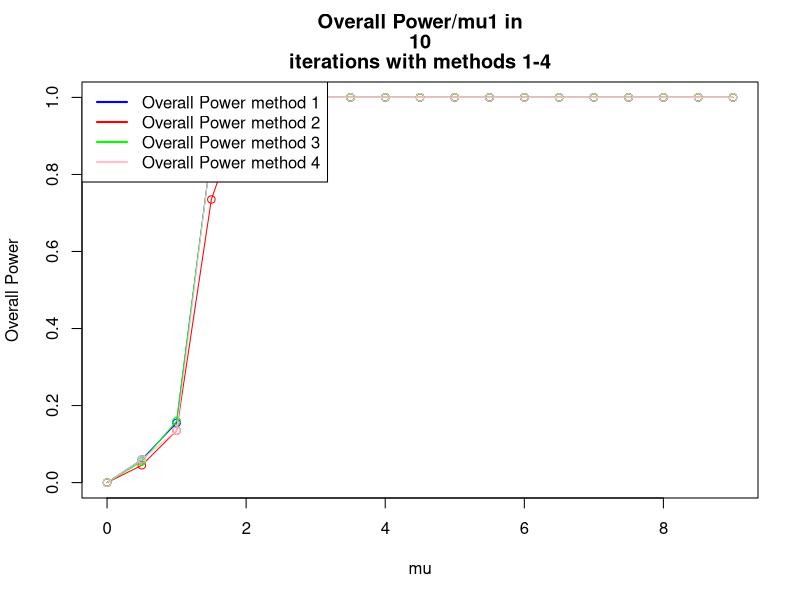
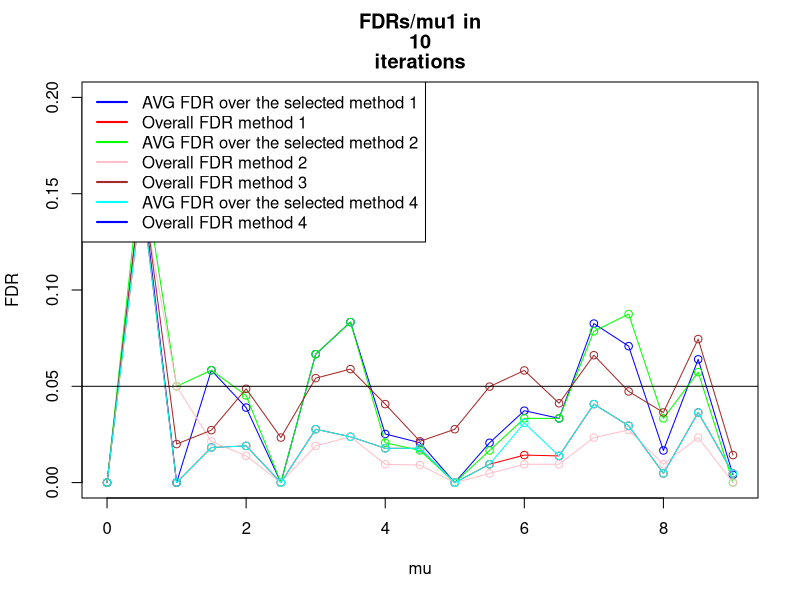
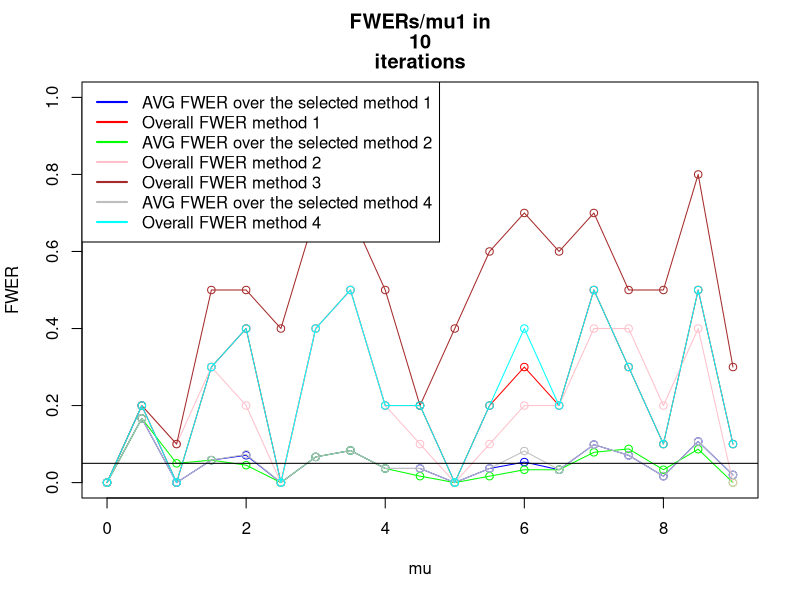
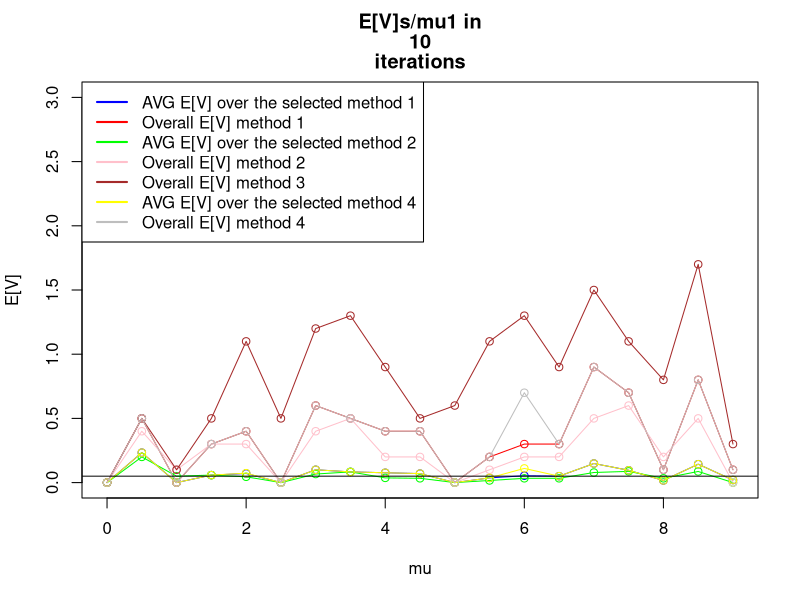
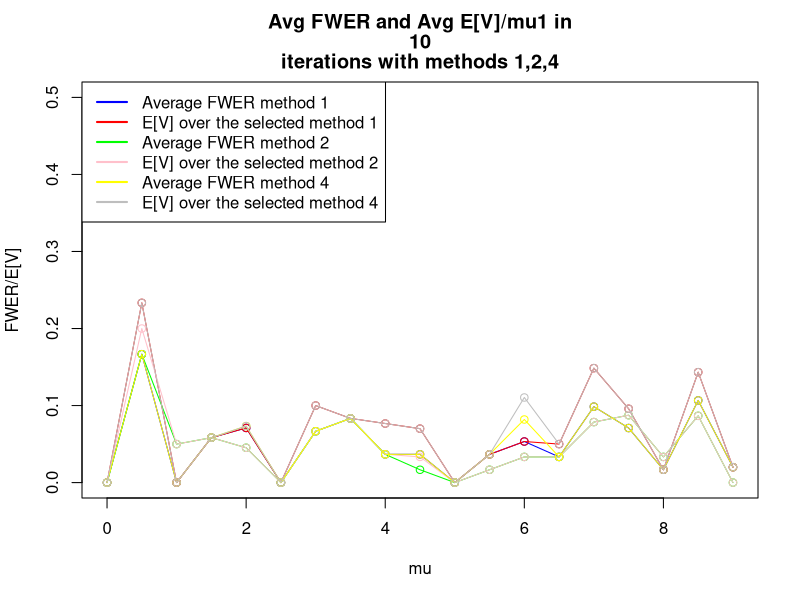

R code for these plots, in order:
iteration <- setClass ("iteration",
                       #Data structure that holds data regarding a certain iteration (=manipulation of random numbers)        
                       slots=c(xbars="numeric",
                               pvals="numeric",
                               refVec="logical",
                               numOfTrues="numeric",
                               truesMu1="numeric",
                               falsesMu1="numeric",
                               size="numeric",
                               proceduresApplied= "list"
                       )
)
procedure <- setClass ("procedure",
                       #a data structure holding the results of certain procedure applied to an iteration
                       
                       slots=c(procedureName="function",
                               rejects="list",
                               fr="numeric",
                               power="numeric",
                               fdr="numeric",
                               fwer="numeric"
                       )
)

calcSimesPVals<- function (PVals){
  min(p.adjust(PVals, method="BH"))
}

calcPower<-function (rejectsLength, falseRejections, size,numOfFalseH0sInRef,details=FALSE){
  #returns num of  true rejections divided by the number of planned rejections
  if (details==TRUE){
    print ("POWER CALC:")
    print (c("rejects:", rejectsLength))
    print (c("fr:", falseRejections))
    print (c("size:", size))
    print (c("numOfFalseH0sInRef:", numOfFalseH0sInRef))
    print (c("Power",(rejectsLength-falseRejections)/(size-numOfFalseH0sInRef)))
  }
  return ((rejectsLength-falseRejections)/(size-numOfFalseH0sInRef))
}

calcFDR<- function (rejects,falseRejections){
  if (rejects$length==0) return (0)
  else 
    return (falseRejections/rejects$length)
}

calcFWER<- function (rejects, falseRejections){
  if (rejects$length==0)
    return (0)
  if (falseRejections>0) 
    return (1)
  if (falseRejections==0) 
    return (0)
}

countFalseRejections<-function (rejects , refVec){
  if (rejects$length==0){ #if there were no rejects at all
    return (0)
  }
  
  fr<-0 #false rejections counter
  for (i in 1:rejects$length){ # count num of false rejects
    #     print (refVec)
    if (refVec[rejects$ix[i]]==FALSE) { #if the rejection was false
      fr<-fr+1
    }
  }
  return (fr) 
}

SelectFamiliesBH<-function (familiesSimesPVals){
  #b<-p.adjust(familiesSimesPVals,method="BH")
  #return (which(b<0.05))
  #print ("SELECT: ")
  #print (Preject(familiesSimesPVals))
  #print ("BH SELECT")
  return (Preject(method="BH", pvals=familiesSimesPVals))
  
}  
#return Array of Selected Families and old ixs



rejectTukey <- function (xbars,S,groupSize,qStar){
  statistics=as.numeric(dist(xbars)/sqrt(S/groupSize))
  b<-which(statistics>=qStar)
  
  #   print (statistics)
  #   print ("Q*")
  #   print (qStar)
  #   print (list("length"=length(b), "ix"=b))
  return (list("length"=length(b), "ix"=b))
}

Preject <- function (method="BH", pvals=c(0), details=FALSE, alpha =0.05){
  a<-p.adjust(p=pvals,method=method)
  #   print (a)
  b<- which(a<alpha)
  return (list ("length"=length(b), "ix"=b))
}

calcTukeyPVal <-function(xbars,S,groupSize, numOfGroups){
  pval<- 1-ptukey(q=max(dist(xbars))/sqrt(S/groupSize), 
                  nmeans=numOfGroups ,df=numOfGroups * (groupSize-1))
  return (pval)
}

calcPairwisePVals <-function (xbars,S,groupSize, numOfGroups,i=1,details=FALSE){
  ##useful for method C phase 2
  pvals=2*(1-pt(q=dist(xbars)/sqrt(2*S[i]/groupSize),
                df= numOfGroups*(groupSize-1)))
  if (details==TRUE){
    print (c("PAIRWISE", pvals))
    print (as.numeric(pvals))
  }
  #   readline()
  return (as.numeric(pvals))
}

getRandomXBars <-function (size, numOfTrues, truesMu1=0, falsesMu1, sd=1){
  xbar<- rep(NA,size) #init xbar
  xbar[1:numOfTrues]<- (rnorm(n=numOfTrues,mean=truesMu1,sd=sd)) 
  #define the null first families
  xbar[(numOfTrues+1):size]<- (rnorm(n=size-numOfTrues,mean=falsesMu1,sd=sd)) 
  #define the non-null last families   
  #   print (xbar)
  #   readline()
  return (xbar)
}
setDesVector <-function (size, numOfZeros,mu=4){
  a<-rep(0,numOfZeros)
  b<-rep(mu,size-numOfZeros)
  return (c(a,b))
}

setRefVectorBig <-function(size, numOfZeros,mu){
  DesVector<-setDesVector(size,numOfZeros,mu)
  #   print ("DesVector:")
  #   print (DesVector)
  return (as.logical(dist(DesVector)))
}

# this method works only for numOfGroups=3, setRefVectorBig does this right for larger sizes
# setRefVector <- function (size, numOfTrues){
#   #initialize reference vector
#   refvec<-rep (NA,size)
#   refvec[1:numOfTrues]<- TRUE # these will be true discoveries
#   refvec[(numOfTrues+1):size]<- FALSE # these will be False Discoveries
#   return (refvec)
# }


#method A(3): OVerall BH (one level)
#method B(2): QTukey Statistics (2 levels) 1: TukeyPval , 2: QTukey Stat
#method C(1): BH with pairwise Pval (2 levels) 1: TukeyPVal, 2:Pairwise PVal
#method 4: To be added later - currently empty

#this algorithm builds "numOfFamilies" families, each family of size "numOfGroups",
#with "numOfTrues" trues and the rest of the families are false, with "numOfSignalFamilies"
#families in which there 
#is signal (=numOfTrues is used), and the rest of the families are with no signal (all mus are 0)
#then uses 3 different methods to reject.
tukeyTest2 <-function(n=10000, numOfFamilies=40, numOfGroups=3, numOfTrues=1, numOfSignalFamilies=5,
                      minMu1=0, maxMu1=4, interval=0.5, alpha=0.05, groupSize=16,details=FALSE){
  
  #definition of constant df
  df=numOfGroups*(groupSize-1) #calculate degs of freedom
  
  #declration of matrices to keep means, size is # of methods * the number of mu values 
  OvrPowerMeans<-matrix(0,4,(maxMu1-minMu1)/interval+1)
  AVGFDRMeans<-matrix(0,4,(maxMu1-minMu1)/interval+1)
  OvrFDRMeans<-matrix(0,4,(maxMu1-minMu1)/interval+1)
  AVGFWERMeans<-matrix(0,4,(maxMu1-minMu1)/interval+1)
  OvrFWERMeans<-matrix(0,4,(maxMu1-minMu1)/interval+1)
  OvrFRMeans<-matrix(0,4,(maxMu1-minMu1)/interval+1)
  AVGFRMeans<-matrix(0,4,(maxMu1-minMu1)/interval+1)
  
  for (mu in seq(minMu1,maxMu1,interval)){
    
    #matrices for each mu1
    TotalAVGFDR<-matrix(0,4,n)
    TotalAVGFWER<-matrix(0,4,n)
    TotalOvrFWER<-matrix(0,4,n)
    TotalOvrPower<-matrix(0,4,n)
    TotalAVGFR<-matrix(0,4,n)
    TotalOvrFR<-matrix(0,4,n)
    TotalOvrFDR<-matrix(0,4,n)
    print (mu)
    #     readline()
    
    #each iteration
    for (iters in 1:n){
      #       print (c("iter:" ,iters))
      
      #setup  of variables
      familyArray= list(numOfFamilies);
      familiesTukeyPVals = numeric(numOfFamilies);
      familiesSimesPVals = numeric(numOfFamilies);
      
      SelectedFamilies<-list(0);
      OverallRejectsLength<-numeric(4) # 4 slots for each method B/C/*/4
      OverallFR <- numeric(4)
      FDRSum <-numeric(4)
      FWERSum <- numeric(4)
      jointFamily <- new ("iteration",
                          size=choose(numOfGroups,2)*numOfFamilies,
                          numOfTrues=0+
                            #num of true hypotheses in the no signal zone
                            numOfSignalFamilies*(numOfGroups-1),
                          #num of true hypotheses in the signal zone
                          falsesMu1=mu
      )
      #       print (jointFamily)
      #       readline()
      ##init variance vector
      S=rchisq(n=numOfFamilies,df=df)/df
      
      for (i in 1:numOfFamilies){
        
        familyArray[[i]]= new ("iteration",
                               size=choose (numOfGroups,2),
                               numOfTrues=numOfTrues, #=1
                               falsesMu1=mu
        ) #init family
        
        
        if (i<=numOfSignalFamilies){ #first 5 families with signal
          familyArray[[i]]@refVec=setRefVectorBig(
            size=numOfGroups,
            numOfZeros=numOfGroups-numOfTrues,
            mu=mu)
          #           print ("Reference vector:")
          #           print (familyArray[[i]]@refVec)
          #build reference Vector
          familyArray[[i]]@xbars=getRandomXBars(size=numOfGroups,
                                                numOfTrues=numOfGroups-1,
                                                falsesMu1=mu,
                                                sd=sqrt(1/groupSize))
        }
        else { #35 families no signal
          familyArray[[i]]@refVec=setRefVectorBig(
            size=numOfGroups,
            numOfZeros=numOfGroups,
            mu=mu)
          
          #build reference Vector (we set numOfTrues as 1 and falsesMu1 as 0 so that all xbars are
          #generated around 0, the value of numOfTrues doesnt matter here)
          familyArray[[i]]@xbars=getRandomXBars(size=numOfGroups,
                                                numOfTrues=1,
                                                falsesMu1=0,
                                                sd=sqrt(1/groupSize))
        }
        #                             print ("Reference vector:")
        #                             print (familyArray[[i]]@refVec)
        if (details==TRUE){
          #                    print (i)
          #                    print (familyArray[[i]]@xbars)         
        } #end details print
        
        familyArray[[i]]@pvals=calcPairwisePVals(familyArray[[i]]@xbars,
                                                 S,
                                                 groupSize,
                                                 numOfGroups,
                                                 i=i,
                                                 details=FALSE)
        #        readline()
        #calc Pairwise PVals for Method C(1)
        
        familyArray[[i]]@proceduresApplied=append(familyArray[[i]]@proceduresApplied,
                                                  new ("procedure"))
        familyArray[[i]]@proceduresApplied=append(familyArray[[i]]@proceduresApplied,
                                                  new ("procedure"))
        familyArray[[i]]@proceduresApplied=append(familyArray[[i]]@proceduresApplied,
                                                  new ("procedure"))
        familyArray[[i]]@proceduresApplied=append(familyArray[[i]]@proceduresApplied,
                                                  new ("procedure"))
        familiesTukeyPVals[i]=calcTukeyPVal(familyArray[[i]]@xbars
                                            ,S[i],groupSize, numOfGroups)
        familiesSimesPVals[i]=calcSimesPVals(familyArray[[i]]@pvals)
        
        #calc Tukey PVals for method B(2)
        
        #         print (c("family tukey pval", i, familiesTukeyPVals[i]))
        
        #add to jointFamily for methods 3-4
        jointFamily@refVec=append(jointFamily@refVec,familyArray[[i]]@refVec)
        jointFamily@xbars=append(jointFamily@xbars,familyArray[[i]]@xbars)
        jointFamily@pvals=append(jointFamily@pvals,familyArray[[i]]@pvals)
        jointFamily@proceduresApplied=append(familyArray[[i]]@proceduresApplied,
                                             new ("procedure"))
        jointFamily@proceduresApplied=append(familyArray[[i]]@proceduresApplied,
                                             new ("procedure"))
      } #end for i
      
      if (details==TRUE){
        #         print (jointFamily)
        #         print (familiesSimesPVals)
        #         readline()
      }
      
      #method B,C step 1: select interesting families using BH
      SelectedFamilies[[1]]<-SelectFamiliesBH(familiesTukeyPVals)
      SelectedFamilies[[2]]<-SelectedFamilies[[1]] #for this stage selection for both methods is the same
      qStar=qtukey(p=1-alpha*SelectedFamilies[[1]]$length/numOfFamilies,
                   nmeans=numOfGroups,df=df)
      SelectedFamilies[[4]]<-SelectFamiliesBH(familiesSimesPVals)
      #       print (familyArray[[i]]@pvals, qStar)
      print ("SELECTS FROM METHOD 4")
      print (SelectedFamilies[[4]])
      #             readline()
      
      
      ##method 1/2 step 2: #process BH/QTukey on selected families
      for (methodix in 1:3){ #run through methods
        if (methodix==3){
          methodix<-4
        }
        print (c("METHOD:", methodix))
        if (SelectedFamilies[[methodix]]$length>0){   #if there are any selected families
          for (i in 1:SelectedFamilies[[methodix]]$length){ #run thru selected families
            
            if (methodix==1 || methodix==4){
              #method 1=method C
              #method 4= BH BH (simes)
              #print ("1")
              # reject inside the selected families with BH alpha=0.05*r/m
              familyArray[[SelectedFamilies[[methodix]]$ix[i]]]@proceduresApplied[[methodix]]@rejects<-
                Preject(method="BH", pvals=familyArray[[SelectedFamilies[[methodix]]$ix[i]]]@pvals, 
                        alpha=alpha*SelectedFamilies[[methodix]]$length/numOfFamilies)
            }
            if (methodix==2){
              #methodB
              #print ("2")
              # reject inside the selected families with QTUKEY threshold
              familyArray[[SelectedFamilies[[methodix]]$ix[i]]]@proceduresApplied[[2]]@rejects<-
                rejectTukey( familyArray[[SelectedFamilies[[methodix]]$ix[i]]]@xbars,
                             S[SelectedFamilies[[methodix]]$ix[i]],
                             groupSize,
                             qStar)
              #               print (dist(familyArray[[SelectedFamilies[[methodix]]$ix[i]]]@xbars))
              #               print (familyArray[[SelectedFamilies[[methodix]]$ix[i]]]@refVec)
              #               readline()
            }
            
            #calc frs,power,fdr,fwer for the ith selectedfamily
            familyArray[[SelectedFamilies[[methodix]]$ix[i]]]@proceduresApplied[[methodix]]@fr=
              countFalseRejections(
                familyArray[[SelectedFamilies[[methodix]]$ix[i]]]@proceduresApplied[[methodix]]@rejects,
                familyArray[[SelectedFamilies[[methodix]]$ix[i]]]@refVec)
            
            familyArray[[SelectedFamilies[[methodix]]$ix[i]]]@proceduresApplied[[methodix]]@power=
              calcPower(familyArray[[SelectedFamilies[[methodix]]$ix[i]]]@proceduresApplied[[methodix]]@rejects$length,
                        familyArray[[SelectedFamilies[[methodix]]$ix[i]]]@proceduresApplied[[methodix]]@fr, 
                        familyArray[[SelectedFamilies[[methodix]]$ix[i]]]@size, 
                        length(which(familyArray[[SelectedFamilies[[methodix]]$ix[i]]]@refVec==FALSE)))
            
            familyArray[[SelectedFamilies[[methodix]]$ix[i]]]@proceduresApplied[[methodix]]@fdr=
              calcFDR(familyArray[[SelectedFamilies[[methodix]]$ix[i]]]@proceduresApplied[[methodix]]@rejects,
                      familyArray[[SelectedFamilies[[methodix]]$ix[i]]]@proceduresApplied[[methodix]]@fr)
            
            familyArray[[SelectedFamilies[[methodix]]$ix[i]]]@proceduresApplied[[methodix]]@fwer=
              calcFWER(familyArray[[SelectedFamilies[[methodix]]$ix[i]]]@proceduresApplied[[methodix]]@rejects,
                       familyArray[[SelectedFamilies[[methodix]]$ix[i]]]@proceduresApplied[[methodix]]@fr)
            if (details==TRUE){ 
              print (c("Family number:", SelectedFamilies[[methodix]]$ix[i]))
              print (c("FRs:", familyArray[[SelectedFamilies[[methodix]]$ix[i]]]@proceduresApplied[[methodix]]@fr))
              print (c("FDR:", familyArray[[SelectedFamilies[[methodix]]$ix[i]]]@proceduresApplied[[methodix]]@fdr))
              print (c("FWER: ", familyArray[[SelectedFamilies[[methodix]]$ix[i]]]@proceduresApplied[[methodix]]@fwer))
              print (c("Power: ", familyArray[[SelectedFamilies[[methodix]]$ix[i]]]@proceduresApplied[[methodix]]@power))
              print (c("Rejects:", familyArray[[SelectedFamilies[[methodix]]$ix[i]]]@proceduresApplied[[methodix]]@rejects$length))
            } #end details print
            FDRSum[methodix]=FDRSum[methodix]+familyArray[[SelectedFamilies[[methodix]]$ix[i]]]@proceduresApplied[[methodix]]@fdr
            FWERSum[methodix]=FWERSum[methodix]+familyArray[[SelectedFamilies[[methodix]]$ix[i]]]@proceduresApplied[[methodix]]@fwer  				
            OverallFR[methodix]=OverallFR[methodix]+familyArray[[SelectedFamilies[[methodix]]$ix[i]]]@proceduresApplied[[methodix]]@fr
            OverallRejectsLength[methodix]=OverallRejectsLength[methodix]+familyArray[[SelectedFamilies[[methodix]]$ix[i]]]@
              proceduresApplied[[methodix]]@rejects$length
            
            
          } #end for loop of i selected families     
          #           print (c("OVERALL REJECTS LENGTH method :", methodix ,OverallRejectsLength[methodix]))
          
          
          TotalAVGFDR[methodix, iters] <-FDRSum[methodix]/SelectedFamilies[[methodix]]$length
          if (is.nan(TotalAVGFDR[methodix, iters])) {
            TotalAVGFDR[methodix, iters]<-0
          }
          TotalAVGFWER[methodix, iters]<-FWERSum[methodix]/SelectedFamilies[[methodix]]$length
          if (is.nan(TotalAVGFDR[methodix, iters])) {
            TotalAVGFWER[methodix, iters]<-0
          }
          print ("TOTAL OVR POWER CALC")
          print ("")
          TotalOvrPower[methodix, iters]<- calcPower(rejects=OverallRejectsLength[methodix],
                                                     falseRejections=OverallFR[methodix],
                                                     size=jointFamily@size,
                                                     numOfFalseH0sInRef=jointFamily@size-jointFamily@numOfTrues
          ) 
          
          #             (OverallRejectsLength[methodix]-OverallFR[methodix])/(numOfFamilies*(numOfGroups-numOfTrues))
          TotalOvrFR[methodix, iters]<-OverallFR[methodix]
          TotalAVGFR[methodix, iters]<-OverallFR[methodix]/SelectedFamilies[[methodix]]$length
          
          TotalOvrFDR[methodix, iters]<- OverallFR[methodix]/OverallRejectsLength[methodix]
          if (is.nan(TotalOvrFDR[methodix, iters])) {
            TotalOvrFDR[methodix, iters]<-0
          }
          
          TotalOvrFWER[methodix, iters]<-sign(TotalOvrFDR[methodix, iters])
          if (is.nan(TotalOvrFWER[methodix, iters])) {
            TotalOvrFWER[methodix, iters]<-0
          }
          
          print (c("Iteration:", iters, "mu1:", mu, "method:", methodix))
          print (c("Average FDR:", FDRSum[methodix]/SelectedFamilies[[methodix]]$length))
          print (c("Overall FDR: ",  OverallFR[methodix]/OverallRejectsLength[methodix]))
          print (c("Average FWER: ", FWERSum[methodix]/SelectedFamilies[[methodix]]$length))
          print (c("Overall FR: ", OverallFR[methodix]))
          print (c("Interesting Families () are",SelectedFamilies[[methodix]]))
          #readline()
          
          
        } #end if selected families exist
        else {
          #"no selected families in iteration - all stats  are 0"
          print ("no families selected")
          TotalAVGFDR[methodix,iters]<-0
          TotalAVGFWER[methodix,iters]<-0
          TotalOvrFWER[methodix,iters]<-0
          TotalOvrPower[methodix,iters]<-0
          TotalOvrFR[methodix,iters]<-0
          TotalAVGFR[methodix,iters]<-0
          TotalOvrFDR[methodix,iters]<-0
        }
      } #end for methodix
      
      # methods 3/4
      for (methodix in 3:3){
        if (methodix==3){
          #method 3 - overall BH - take joint family and reject in it using BH
          jointFamily@proceduresApplied[[methodix-2]]@rejects=Preject(method="BH", pvals=jointFamily@pvals, alpha=0.05)
        }
        
        #calc stats for joint family
        jointFamily@proceduresApplied[[methodix-2]]@fr=countFalseRejections(jointFamily@proceduresApplied[[methodix-2]]@rejects,jointFamily@refVec)
        jointFamily@proceduresApplied[[methodix-2]]@power=calcPower(jointFamily@proceduresApplied[[methodix-2]]@rejects$length,
                                                                    jointFamily@proceduresApplied[[methodix-2]]@fr, jointFamily@size, jointFamily@size-jointFamily@numOfTrues)
        jointFamily@proceduresApplied[[methodix-2]]@fdr=calcFDR(jointFamily@proceduresApplied[[methodix-2]]@rejects,
                                                                jointFamily@proceduresApplied[[methodix-2]]@fr)
        jointFamily@proceduresApplied[[methodix-2]]@fwer=calcFWER(jointFamily@proceduresApplied[[methodix-2]]@rejects, 
                                                                  jointFamily@proceduresApplied[[methodix-2]]@fr)
        
        TotalOvrFDR[methodix,iters]=jointFamily@proceduresApplied[[methodix-2]]@fdr
        TotalOvrFWER[methodix,iters]=jointFamily@proceduresApplied[[methodix-2]]@fwer					
        TotalOvrFR[methodix,iters]=jointFamily@proceduresApplied[[methodix-2]]@fr
        TotalOvrPower[methodix,iters]=jointFamily@proceduresApplied[[methodix-2]]@power						
        
      }
      #			print ("TOTAL OVR FDR")
      #			print (TotalOvrFDR)
    } #end n for - iterations
    
    #print ("Total AVG FDR")
    #print (mean(TotalAVGFDR))
    #print ("Total AVG FWER")
    #print (mean(TotalAVGFWER))
    #print ("Total Ovr FR")
    #print (mean(TotalOvrFR))
    #print ("Total OVr FDR")
    #print (mean(TotalOvrFDR))
    
    for (methodix in 1:4){
      if (methodix!=3){
        AVGFDRMeans[methodix,(mu-minMu1)/interval+1]<-mean(TotalAVGFDR[methodix,])
        AVGFWERMeans[methodix,(mu-minMu1)/interval+1]<-mean(TotalAVGFWER[methodix,])
        AVGFRMeans[methodix,(mu-minMu1)/interval+1]<-mean(TotalAVGFR[methodix,])
      }
      OvrPowerMeans[methodix,(mu-minMu1)/interval+1]<-mean(TotalOvrPower[methodix,])
      OvrFDRMeans[methodix,(mu-minMu1)/interval+1]<-mean(TotalOvrFDR[methodix,])
      OvrFWERMeans[methodix,(mu-minMu1)/interval+1]<-mean(TotalOvrFWER[methodix,])
      OvrFRMeans[methodix,(mu-minMu1)/interval+1]<-mean(TotalOvrFR[methodix,])
      
      #			print ('Ovr fdrmeans')
      #			print (OvrFDRMeans)
      
    }#end methodix for 
  } #end mu for
  
  
  
  #	print (OvrFDRMeans[1,])
  #	print (OvrFDRMeans[2,])
  #	print (AVGFDRMeans[1,])
  #	print (AVGFDRMeans[2,])
  #	
  
  plot (seq(minMu1,maxMu1,interval),OvrPowerMeans[1,], 
        col="blue", ylim=c(0,1),xlab= "mu", ylab= "Overall Power",
        main =c("Overall Power/mu1 in", n, "iterations with methods 1-4"), type="o")
  lines (seq(minMu1,maxMu1,interval),OvrPowerMeans[2,], col="red", type="o")
  lines (seq(minMu1,maxMu1,interval),OvrPowerMeans[3,], col="green", type="o")
  lines (seq(minMu1,maxMu1,interval),OvrPowerMeans[4,], col="pink", type="o")
  
  
  legend("topleft", 
         legend= c("Overall Power method 1", "Overall Power method 2", 
                   "Overall Power method 3","Overall Power method 4"), 
         lty=c(1,1,1,1),
         lwd=c(2,2,2,2),
         col=c("blue","red", "green", "pink")
  )
  plot (seq(minMu1,maxMu1,interval),AVGFDRMeans[1,], 
        col="blue", ylim=c(0,0.2),xlab= "mu", ylab= "FDR",
        main =c("FDRs/mu1 in", n, "iterations"), type="o")
  lines (seq(minMu1,maxMu1,interval),OvrFDRMeans[1,], col="red", type="o")
  lines (seq(minMu1,maxMu1,interval),AVGFDRMeans[2,], col="green", type="o")
  lines (seq(minMu1,maxMu1,interval),OvrFDRMeans[2,], col="pink", type="o")
  lines (seq(minMu1,maxMu1,interval),OvrFDRMeans[3,], col="brown", type="o")
  lines (seq(minMu1,maxMu1,interval),OvrFDRMeans[4,], col="cyan", type="o")
  abline (h=0.05, col="black")
  
  legend("topleft", 
         legend= c("AVG FDR over the selected method 1", "Overall FDR method 1",
                   "AVG FDR over the selected method 2", "Overall FDR method 2", 
                   "Overall FDR method 3",
                   "AVG FDR over the selected method 4", "Overall FDR method 4" ), 
         lty=c(1,1,1,1),
         lwd=c(2,2,2,2),
         col=c("blue","red", "green", "pink", "brown","cyan")
  )
  plot (seq(minMu1,maxMu1,interval),AVGFWERMeans[1,], 
        col="blue", ylim=c(0,1),xlab= "mu", ylab= "FWER",
        main =c("FWERs/mu1 in", n, "iterations"), type="o")
  lines (seq(minMu1,maxMu1,interval),OvrFWERMeans[1,], col="red", type="o")
  lines (seq(minMu1,maxMu1,interval),AVGFWERMeans[2,], col="green", type="o")
  lines (seq(minMu1,maxMu1,interval),OvrFWERMeans[2,], col="pink", type="o")
  lines (seq(minMu1,maxMu1,interval),OvrFWERMeans[3,], col="brown", type="o")
  lines (seq(minMu1,maxMu1,interval),AVGFWERMeans[4,], col="grey", type="o")
  lines (seq(minMu1,maxMu1,interval),OvrFWERMeans[4,], col="cyan", type="o")
  abline (h=0.05, col="black")
  
  legend("topleft", 
         legend= c("AVG FWER over the selected method 1", "Overall FWER method 1",
                   "AVG FWER over the selected method 2", "Overall FWER method 2", 
                   "Overall FWER method 3", 
                   "AVG FWER over the selected method 4","Overall FWER method 4"), 
         lty=c(1,1,1,1),
         lwd=c(2,2,2,2),
         col=c("blue","red", "green", "pink", "brown","grey", "cyan")
  )
  
  plot (seq(minMu1,maxMu1,interval),AVGFRMeans[1,], 
        col="blue", ylim=c(0,3),xlab= "mu", ylab= "E[V]",
        main =c("E[V]s/mu1 in", n, "iterations"), type="o")
  lines (seq(minMu1,maxMu1,interval),OvrFRMeans[1,], col="red", type="o")
  lines (seq(minMu1,maxMu1,interval),AVGFRMeans[2,], col="green", type="o")
  lines (seq(minMu1,maxMu1,interval),OvrFRMeans[2,], col="pink", type="o")
  lines (seq(minMu1,maxMu1,interval),OvrFRMeans[3,], col="brown", type="o")
  lines (seq(minMu1,maxMu1,interval),AVGFRMeans[4,], col="yellow", type="o")
  lines (seq(minMu1,maxMu1,interval),OvrFRMeans[4,], col="grey", type="o")
  abline (h=0.05, col="black")
  
  legend("topleft", 
         legend= c("AVG E[V] over the selected method 1", "Overall E[V] method 1", 
                   "AVG E[V] over the selected method 2", "Overall E[V] method 2", 
                   "Overall E[V] method 3",
                   "AVG E[V] over the selected method 4", "Overall E[V] method 4"), 
         lty=c(1,1,1,1),
         lwd=c(2,2,2,2),
         col=c("blue","red", "green", "pink", "brown","yellow","grey")
  )
  plot (seq(minMu1,maxMu1,interval),AVGFWERMeans[1,] , col="blue", ylim=c(0,0.5),
        ylab="FWER/E[V]", xlab="mu",
        main =c("Avg FWER and Avg E[V]/mu1 in", n, "iterations with methods 1,2,4"), type="o")
  #    readline()
  lines (seq(minMu1,maxMu1,interval),AVGFRMeans[1,], col="red", type="o")
  lines (seq(minMu1,maxMu1,interval),AVGFWERMeans[2,], col="green", type="o")
  lines (seq(minMu1,maxMu1,interval),AVGFRMeans[2,], col="pink", type="o")
  lines (seq(minMu1,maxMu1,interval),AVGFWERMeans[4,], col="yellow", type="o")
  lines (seq(minMu1,maxMu1,interval),AVGFRMeans[4,], col="grey", type="o")
  legend("topleft", 
         legend= c("Average FWER method 1","E[V] over the selected method 1",
                   "Average FWER method 2","E[V] over the selected method 2",
                   "Average FWER method 4","E[V] over the selected method 4"), 
         lty=c(1,1,1,1),
         lwd=c(2,2,2,2),
         col=c("blue","red", "green", "pink","yellow","grey")
  )
  
  #change column names in table
  colnames(OvrPowerMeans)<-seq(minMu1,maxMu1,interval)
  colnames(OvrFDRMeans)<-seq(minMu1,maxMu1,interval)
  colnames(AVGFDRMeans)<-seq(minMu1,maxMu1,interval)
  colnames(OvrFWERMeans)<-seq(minMu1,maxMu1,interval)
  colnames(OvrFRMeans)<-seq(minMu1,maxMu1,interval)
  colnames(AVGFRMeans)<-seq(minMu1,maxMu1,interval)
  colnames(AVGFWERMeans)<-seq(minMu1,maxMu1,interval)
  
  print ("OVERALL POWER:")
  print(OvrPowerMeans)
  print ("AVG FDR:")
  print( AVGFDRMeans)
  print ("OVERALL FDR:")
  print( OvrFDRMeans)
  print ("OVERALL FWER:")
  print(OvrFWERMeans)
  print ("OVERALL E[V]:")
  print(OvrFRMeans)
  print ("AVG E[V]: ")
  print (AVGFRMeans)
  print ("AVG FWER: ")
  print (AVGFWERMeans)
  write.csv(AVGFRMeans, file = "tukeyTest2.csv")
  write.csv(AVGFWERMeans, file = "tukeyTest2.csv")
  
}

#tukeyTest2(n=100)
tukeyTest2(n=10, numOfGroups=5,minMu1=0, maxMu1=9,details=FALSE)
